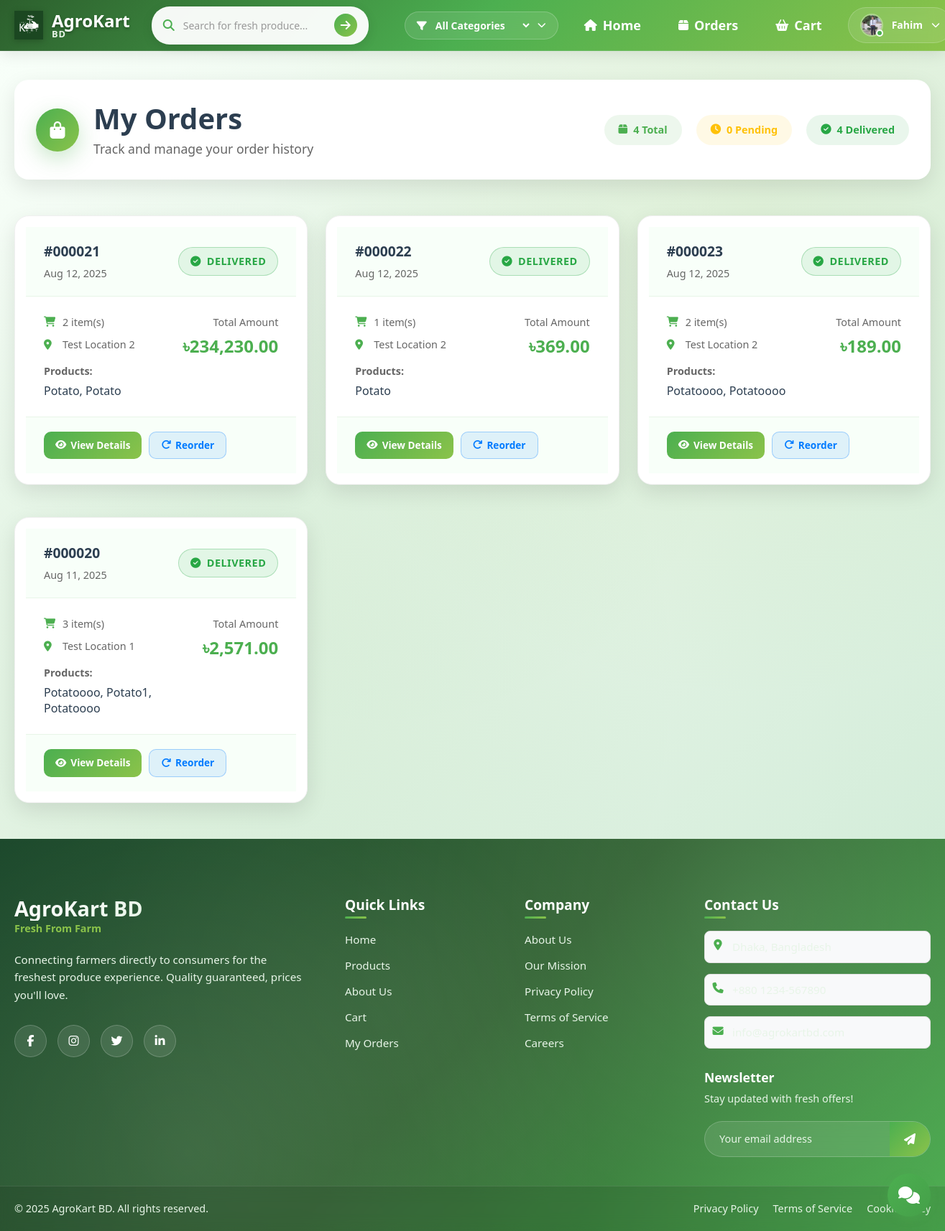
Screenshot of /my_orders.php (signed in) with the database file from the repository.
### tables this page shows
CREATE TABLE `orders` (
  `id` int(11) NOT NULL,
  `buyer_id` int(11) NOT NULL,
  `total_amount` decimal(10,2) NOT NULL,
  `delivery_location` text NOT NULL,
  `notes` text DEFAULT NULL,
  `status` varchar(50) NOT NULL DEFAULT 'Pending',
  `created_at` timestamp NOT NULL DEFAULT current_timestamp()
);

### my_orders.php (the view, shortened to what this page needs)
<?php
include 'includes/header.php';
$buyer_id = $_SESSION['user_id'];
?>
<section class="orders-section">
    <div class="orders-background">
    </div>
    <div class="orders-container">
        <div class="orders-header">
            <div class="orders-title-wrapper">
                <div class="orders-icon">
                    <i class="fas fa-shopping-bag"></i>
                </div>
                <div class="orders-title-content">
                    <h1 class="orders-title">My Orders</h1>
                    <p class="orders-subtitle">Track and manage your order history</p>
                </div>
            </div>
            <div class="orders-stats">
                <?php
                $stats_sql = "SELECT
                    COUNT(*) as total_orders,
                    SUM(CASE WHEN status = 'Pending' THEN 1 ELSE 0 END) as pending_orders,
                    SUM(CASE WHEN status = 'Delivered' THEN 1 ELSE 0 END) as delivered_orders
                    FROM orders WHERE buyer_id = ?";
                $stats_stmt = $conn->prepare($stats_sql);
                $stats_stmt->bind_param("i", $buyer_id);
                $stats_stmt->execute();
                $stats_result = $stats_stmt->get_result();
                $stats = $stats_result->fetch_assoc();
                ?>
                <div class="stat-item">
                    <i class="fas fa-box"></i>
                    <span><?php echo $stats['total_orders']; ?> Total</span>
                </div>
                <div class="stat-item pending">
                    <i class="fas fa-clock"></i>
                    <span><?php echo $stats['pending_orders']; ?> Pending</span>
                </div>
                <div class="stat-item delivered">
                    <i class="fas fa-check-circle"></i>
                    <span><?php echo $stats['delivered_orders']; ?> Delivered</span>
                </div>
            </div>
        </div>
        <div class="orders-content">
            <?php
            $sql = "SELECT o.*,
                    COUNT(oi.id) as item_count,
                    GROUP_CONCAT(p.name SEPARATOR ', ') as product_names
                    FROM orders o
                    LEFT JOIN order_items oi ON o.id = oi.order_id
                    LEFT JOIN products p ON oi.product_id = p.id
                    WHERE o.buyer_id = ?
                    GROUP BY o.id
                    ORDER BY o.created_at DESC";
            $stmt = $conn->prepare($sql);
            $stmt->bind_param("i", $buyer_id);
            $stmt->execute();
            $result = $stmt->get_result();
            if ($result->num_rows > 0) {
                echo '<div class="orders-grid">';
                while ($order = $result->fetch_assoc()) {
                    $status_class = strtolower(str_replace(' ', '-', $order['status']));
                    $status_icon = '';
                    switch ($order['status']) {
                        case 'Delivered':
                            $status_icon = 'fas fa-check-circle';
                            break;
                    }
                    echo '<div class="order-card">';
                    echo '<div class="order-card-header">';
                    echo '<div class="order-id-section">';
                    echo '<span class="order-id">#' . str_pad($order['id'], 6, '0', STR_PAD_LEFT) . '</span>';
                    echo '<span class="order-date">' . date('M d, Y', strtotime($order['created_at'])) . '</span>';
                    echo '</div>';
                    echo '<div class="order-status status-' . $status_class . '">';
                    echo '<i class="' . $status_icon . '"></i>';
                    echo '<span>' . $order['status'] . '</span>';
                    echo '</div>';
                    echo '</div>';
                    echo '<div class="order-card-body">';
                    echo '<div class="order-details">';
                    echo '<div class="order-info">';
                    echo '<div class="info-item">';
                    echo '<i class="fas fa-shopping-cart"></i>';
                    echo '<span>' . $order['item_count'] . ' item(s)</span>';
                    echo '</div>';
                    echo '<div class="info-item">';
                    echo '<i class="fas fa-map-marker-alt"></i>';
                    echo '<span>' . htmlspecialchars($order['delivery_location']) . '</span>';
                    echo '</div>';
                    echo '</div>';
                    if ($order['product_names']) {
                        $products = explode(', ', $order['product_names']);
                        $display_products = array_slice($products, 0, 3);
                        echo '<div class="order-products">';
                        echo '<p class="products-label">Products:</p>';
                        echo '<p class="products-list">' . implode(', ', $display_products);
                        echo '</p>';
                        echo '</div>';
                    }
                    echo '</div>';
                    echo '<div class="order-amount">';
                    echo '<span class="amount-label">Total Amount</span>';
                    echo '<span class="amount-value">৳' . number_format($order['total_amount'], 2) . '</span>';
                    echo '</div>';
                    echo '</div>';
                    echo '<div class="order-card-footer">';
                    echo '<div class="order-actions">';
                    echo '<button class="action-btn view-btn" onclick="viewOrderDetails(' . $order['id'] . ')">';
                    echo '<i class="fas fa-eye"></i> View Details';
                    echo '</button>';
                    if ($order['status'] == 'Delivered') {
                        echo '<button class="action-btn reorder-btn" onclick="reorderItems(' . $order['id'] . ')">';
                        echo '<i class="fas fa-redo"></i> Reorder';
                        echo '</button>';
                    }
                    echo '</div>';
                    echo '</div>';
                    echo '</div>';
                }
                echo '</div>';
            }
            ?>
        </div>
    </div>
</section>
<link rel="stylesheet" href="css/my-orders-style.css">
<?php include 'includes/footer.php'; ?>

### css/style.css (style rules this page uses)
body { margin: 0; font-family: Arial, sans-serif; background-color: #f4f4f4; }
.orders-container { padding: 40px; }
.order-card { background: white; border-radius: 8px; margin-bottom: 20px; box-shadow: 0 2px 5px rgba(0,0,0,0.1); }
.order-card-header { background: #f1f1f1; padding: 15px; display: flex; justify-content: space-between; border-bottom: 1px solid #ddd; }
.order-card-body { padding: 15px; }
.status-delivered { color: green; }

### css/cart-style.css (style rules this page uses)
.stat-item { display: flex; align-items: center; gap: 8px; background: rgba(76, 175, 80, 0.1); padding: 10px 20px; border-radius: 25px; color: #4CAF50; font-weight: 600; }

### css/chatbot.css (style rules this page uses)
.order-card { background: #f8f9fa; border: 1px solid #e0e0e0; border-radius: 10px; padding: 15px; margin: 10px 0; }
.order-id { font-weight: bold; color: #4CAF50; }
.order-status { padding: 4px 8px; border-radius: 12px; font-size: 11px; font-weight: 500; }
.status-delivered { background: #e3f2fd; color: #1976d2; }

### rows the page displays
orders: id "000021", created_at "Aug 12, 2025", status "DELIVERED", item_count "2", delivery_location "Test Location 2", display_products "Potato, Potato", total_amount "234,230.00"
orders: id "000022", created_at "Aug 12, 2025", status "DELIVERED", item_count "1", delivery_location "Test Location 2", display_products "Potato", total_amount "369.00"
orders: id "000023", created_at "Aug 12, 2025", status "DELIVERED", item_count "2", delivery_location "Test Location 2", display_products "Potatoooo, Potatoooo", total_amount "189.00"
orders: id "000020", created_at "Aug 11, 2025", status "DELIVERED", item_count "3", delivery_location "Test Location 1", display_products "Potatoooo, Potato1, Potatoooo", total_amount "2,571.00"

### other values shown
explode(' ', $_SESSION['user_name'])[0] "Fahim"
$stats['total_orders'] "4"
$stats['pending_orders'] "0"
$stats['delivered_orders'] "4"
